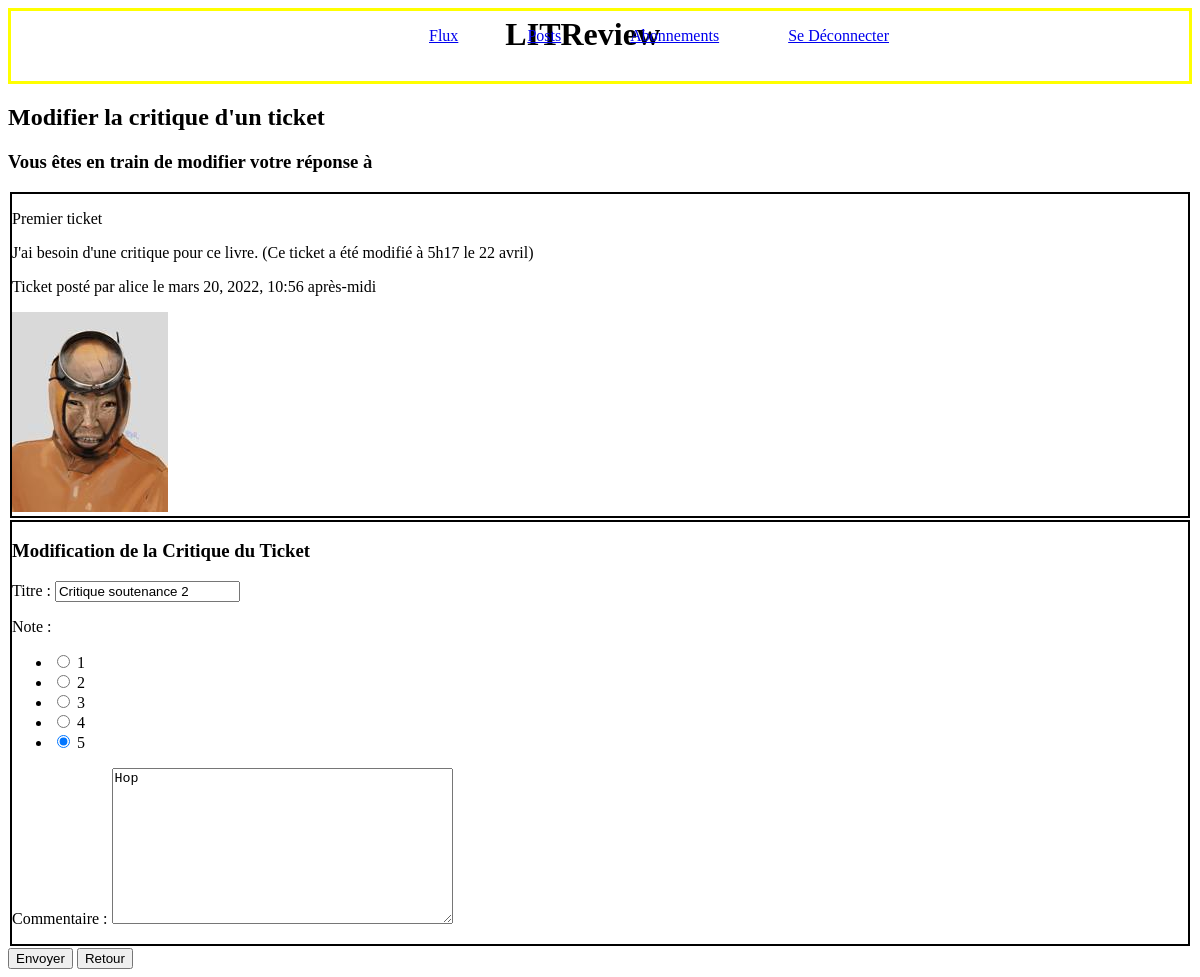
Screenshot of /review_modification/5 (signed in) with the database file from the repository.
### Base/models.py (models this page shows, shortened)
class Ticket(models.Model):
    IMG_MAX_SIZE = (200,200)
    title = models.CharField(max_length=128, verbose_name="Titre")
    description = models.TextField(max_length=2048, blank=True)
    user = models.ForeignKey(\
        to=settings.AUTH_USER_MODEL, on_delete=models.CASCADE)
    image = ImageField(null=True, blank=True)
    time_created = models.DateTimeField(auto_now_add=True)

class Review(models.Model):
    ticket = models.ForeignKey(to=Ticket, on_delete=models.CASCADE)
    rating = models.PositiveSmallIntegerField(\
        validators=[MinValueValidator(0), MaxValueValidator(5)], verbose_name="Note")
    headline = models.CharField(max_length=128, verbose_name="Titre")
    body = models.CharField(max_length=8192, blank=True, verbose_name="Commentaire")
    user = models.ForeignKey(\
        to=settings.AUTH_USER_MODEL, on_delete=models.CASCADE)
    time_created = models.DateTimeField(auto_now_add=True)

### Base/views.py (the view)
# urls.py: path('review_modification/<int:review_id>', b_views.review_modification, name="review_modification"),
@login_required
def review_modification(request, review_id):
    review_to_modify = models.Review.objects.get(id=review_id)
    ticket = review_to_modify.ticket
    if request.method == 'POST':
        form = forms.ReviewForm(request.POST, instance=review_to_modify)
        if form.is_valid():
            form.save()
            return redirect('own_posts')
    else:
        form = forms.ReviewForm(instance=review_to_modify)
    return render(request, 'critics/review_modification.html', \
        context={'form':form, 'ticket': ticket})

### Base/forms.py
class ReviewForm(forms.ModelForm):
    class Meta:
        model = models.Review
        fields = ['headline', 'rating', 'body']
        widgets = {
            'rating': forms.RadioSelect(choices=RATINGS),
            'body' : forms.Textarea
            }

### LITReview/templates/critics/review_modification.html (shortened to what this page needs)
{% extends "Base.html" %}
{% block content %}
    <h2>Modifier la critique d'un ticket</h2>
    <h3>Vous êtes en train de modifier votre réponse à </h3>
    <div class="ticket">
        <p>{{ ticket.title }}</p>
        <p>{{ ticket.description }}</p>
        <p>Ticket posté par {{ticket.user.username}} le {{ticket.time_created}}</p>
        <img src="{{ ticket.image.url }}">
    </div>
    <form method="post" enctype="multipart/form-data">
        <div class='review'>
            <h3>Modification de la Critique du Ticket</h3>
            {{ form.as_p }}
        </div>
        <button type="submit">Envoyer</button>
        <a href="{% url 'HomePage' %}"><button>Retour</button></a>
    </form>
{% endblock %}

### Base/static/css/style.css (style rules this page uses)
.ticket { border: 2px solid black; margin: 2px; }
.review { border: 2px solid black; margin: 2px; }

### rows the page displays
Ticket: title "Premier ticket", description "J'ai besoin d'une critique pour ce livre. (Ce ticket a été modifié à 5h17 le 22 avril)", user.username "alice", time_created "mars 20, 2022, 10:56 après-midi", image (picture)
Review: headline "Critique soutenance 2", rating "☐ Note : ☐ 2 ☐ 3 ☐ 4 ☑ 5", body "Hop"
